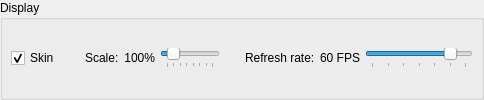
         <widget class="QGroupBox" name="groupBox">
          <property name="title">
           <string>Display</string>
          </property>
          <layout class="QVBoxLayout" name="verticalLayout">
           <property name="spacing">
            <number>5</number>
           </property>
           <property name="leftMargin">
            <number>8</number>
           </property>
           <property name="topMargin">
            <number>8</number>
           </property>
           <property name="rightMargin">
            <number>8</number>
           </property>
           <property name="bottomMargin">
            <number>8</number>
           </property>
           <item>
            <layout class="QHBoxLayout" name="horizontalLayout_21">
             <item>
              <widget class="QCheckBox" name="checkSkin">
               <property name="text">
                <string>Skin</string>
               </property>
               <property name="checked">
                <bool>true</bool>
               </property>
              </widget>
             </item>
             <item>
              <spacer name="horizontalSpacer_2">
               <property name="orientation">
                <enum>Qt::Horizontal</enum>
               </property>
               <property name="sizeHint" stdset="0">
                <size>
                 <width>20</width>
                 <height>20</height>
                </size>
               </property>
              </spacer>
             </item>
             <item>
              <widget class="QLabel" name="label_5">
               <property name="text">
                <string>Scale:</string>
               </property>
              </widget>
             </item>
             <item>
              <widget class="QLabel" name="scaleLabel">
               <property name="minimumSize">
                <size>
                 <width>30</width>
                 <height>0</height>
                </size>
               </property>
               <property name="text">
                <string>100%</string>
               </property>
               <property name="alignment">
                <set>Qt::AlignRight|Qt::AlignTrailing|Qt::AlignVCenter</set>
               </property>
              </widget>
             </item>
             <item>
              <widget class="QSlider" name="scaleSlider">
               <property name="sizePolicy">
                <sizepolicy hsizetype="Fixed" vsizetype="Fixed">
                 <horstretch>1</horstretch>
                 <verstretch>0</verstretch>
                </sizepolicy>
               </property>
               <property name="minimumSize">
                <size>
                 <width>60</width>
                 <height>0</height>
                </size>
               </property>
               <property name="minimum">
                <number>50</number>
               </property>
               <property name="maximum">
                <number>400</number>
               </property>
               <property name="singleStep">
                <number>25</number>
               </property>
               <property name="pageStep">
                <number>100</number>
               </property>
               <property name="value">
                <number>100</number>
               </property>
               <property name="tracking">
                <bool>false</bool>
               </property>
               <property name="orientation">
                <enum>Qt::Horizontal</enum>
               </property>
               <property name="tickPosition">
                <enum>QSlider::TicksBelow</enum>
               </property>
               <property name="tickInterval">
                <number>50</number>
               </property>
              </widget>
             </item>
             <item>
              <spacer name="horizontalSpacer_15">
               <property name="orientation">
                <enum>Qt::Horizontal</enum>
               </property>
               <property name="sizeHint" stdset="0">
                <size>
                 <width>20</width>
                 <height>20</height>
                </size>
               </property>
              </spacer>
             </item>
             <item>
              <widget class="QLabel" name="label_2">
               <property name="text">
                <string>Refresh rate:</string>
               </property>
              </widget>
             </item>
             <item>
              <widget class="QLabel" name="refreshLabel">
               <property name="text">
                <string>60 FPS</string>
               </property>
              </widget>
             </item>
             <item>
              <widget class="QSlider" name="refreshSlider">
               <property name="sizePolicy">
                <sizepolicy hsizetype="Expanding" vsizetype="Fixed">
                 <horstretch>2</horstretch>
                 <verstretch>0</verstretch>
                </sizepolicy>
               </property>
               <property name="minimumSize">
                <size>
                 <width>70</width>
                 <height>0</height>
                </size>
               </property>
               <property name="toolTip">
                <string>Change this if your CPU is overloaded.</string>
               </property>
               <property name="whatsThis">
                <string/>
               </property>
               <property name="minimum">
                <number>10</number>
               </property>
               <property name="maximum">
                <number>70</number>
               </property>
               <property name="singleStep">
                <number>1</number>
               </property>
               <property name="value">
                <number>60</number>
               </property>
               <property name="orientation">
                <enum>Qt::Horizontal</enum>
               </property>
               <property name="tickPosition">
                <enum>QSlider::TicksBelow</enum>
               </property>
               <property name="tickInterval">
                <number>10</number>
               </property>
              </widget>
             </item>
            </layout>
           </item>
          </layout>
         </widget>
